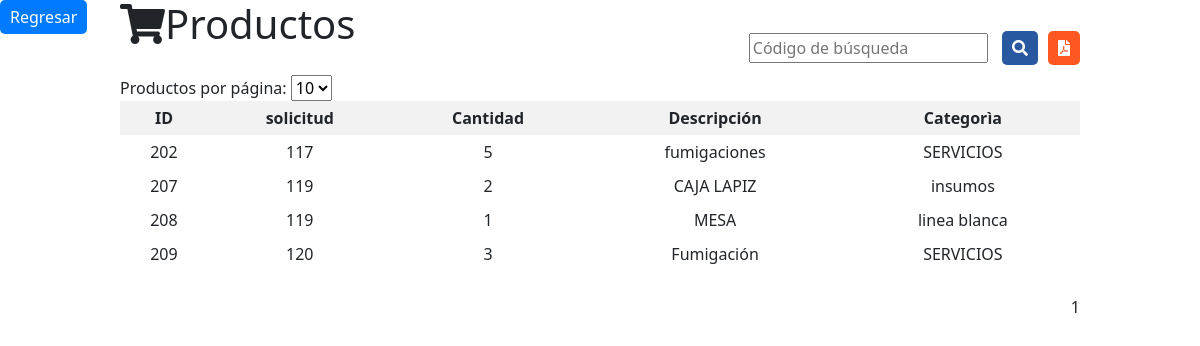
The page /views/productos.php (signed in) on the database as committed earlier.
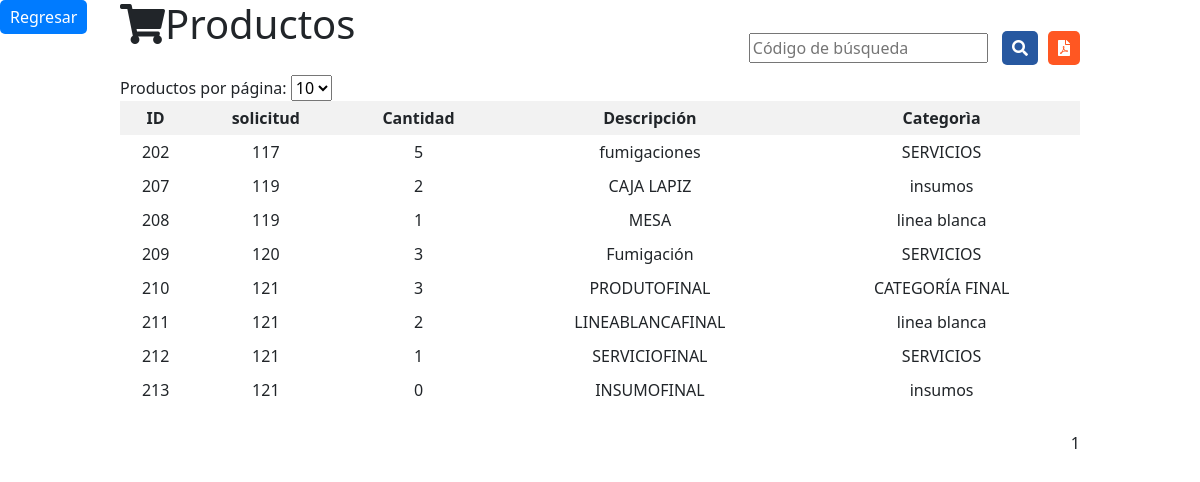
The same page on the database as committed later.
### tables this page shows
CREATE TABLE `tbl_productos` (
  `id` int(11) NOT NULL AUTO_INCREMENT,
  `id_solicitud` int(11) NOT NULL,
  `cantidad` varchar(200) NOT NULL,
  `descripcion` text DEFAULT NULL,
  `categoria` int(11) NOT NULL,
  `creado_por` varchar(30) DEFAULT NULL,
  `fecha_creacion` date NOT NULL,
  `modificado_por` varchar(30) DEFAULT NULL,
  `fecha_modificacion` date NOT NULL,
  PRIMARY KEY (`id`),
  KEY `fk_tbl_solicitudes_id_solicitud_tbl_productos` (`id_solicitud`),
  KEY `fk_tbl_categorias_categoria_tbl_productos` (`categoria`) USING BTREE,
  CONSTRAINT `fk_tbl_solicitudes_tbl_productos` FOREIGN KEY (`id_solicitud`) REFERENCES `tbl_solicitudes` (`id`) ON DELETE CASCADE ON UPDATE CASCADE
);

CREATE TABLE `tbl_categorias` (
  `id` int(11) NOT NULL AUTO_INCREMENT,
  `categoria` varchar(50) NOT NULL,
  `creado` varchar(50) NOT NULL,
  `fecha_creacion` timestamp NOT NULL DEFAULT current_timestamp() ON UPDATE current_timestamp(),
  `fecha_modificacion` timestamp NOT NULL DEFAULT current_timestamp(),
  `modificado` varchar(30) NOT NULL,
  PRIMARY KEY (`id`)
);

### views/productos.php (the view, shortened to what this page needs)
<?php
include("../views/conexion.php");
$resultsPerPage = isset($_GET['resultsPerPage']) ? intval($_GET['resultsPerPage']) : 10;
$paginaActual = isset($_GET['page']) ? intval($_GET['page']) : 1;
$offset = ($paginaActual - 1) * $resultsPerPage;
$sqlProductos = "SELECT p.id, p.id_solicitud, p.cantidad, p.descripcion, c.categoria
                 FROM tbl_productos p
                 INNER JOIN tbl_categorias c ON p.categoria = c.id
                 LIMIT ?, ?";
$stmt = $conn->prepare($sqlProductos);
$stmt->bind_param("ii", $offset, $resultsPerPage);
$stmt->execute();
$resultProductos = $stmt->get_result();
?>
<!DOCTYPE html>
<html>
<head>
    <link rel="stylesheet" href="../css/estilosProducto.css">
    <link href="https://cdn.jsdelivr.net/npm/bootstrap@5.3.0/dist/css/bootstrap.min.css" rel="stylesheet">
    <link rel="stylesheet" href="https://cdnjs.cloudflare.com/ajax/libs/font-awesome/5.15.3/css/all.min.css">
</head>
<body>
    <div class="content">
        <div class="header-container">
           <h1><span class="fas fa-shopping-cart"></span>Productos</h1>
        </div>
        <div class="search-bar" style="margin-top: -25px; margin-bottom: -10px; text-align: right;">
            <form method="GET" action="">
                <input type="text" name="codigo" placeholder="Código de búsqueda">
                <button type="submit" name="buscar"><i class="fas fa-search"></i></button>
            </form>
            <a href="pdf.php" class="pdf-button" target="_blank"><i class="fas fa-file-pdf"></i></a>
        </div>
            <div class="pagination-left">
            <form method="get">
             <label for="resultsPerPage">Productos por página:</label>
               <select name="resultsPerPage" id="resultsPerPage" onchange="this.form.submit()">
                 <option value="10" <?php if ($resultsPerPage == 10) echo "selected"; ?>>10</option>
                </select>
            </form>
        </div>
        <table>
            <tr>
                <th>ID</th>
                <th>solicitud</th>
                <th>Cantidad</th>
                <th>Descripción</th>
                <th>Categorìa</th>
            </tr>
            <?php
            if ($resultProductos) {
            if ($resultProductos->num_rows > 0) {
                while ($rowProducto = $resultProductos->fetch_assoc()) {
                    echo "<tr>";
                    echo "<td>" . $rowProducto["id"] . "</td>";
                    echo "<td>" . $rowProducto["id_solicitud"] . "</td>";
                    echo "<td>" . $rowProducto["cantidad"] . "</td>";
                    echo "<td>" . $rowProducto["descripcion"] . "</td>";
                    echo "<td>" . $rowProducto["categoria"] . "</td>";
                    echo "</tr>";
                }
            } else {
                echo "<tr><td colspan='5'>No se encontraron productos</td></tr>";
            }
        } else {
            echo "Error en la consulta SQL: " . $conn->error;
        }
            ?>
        </table>
        <br>
       <div class="pagination pagination-links">
          <?php
               echo "<span>$paginaActual</span>";
            ?>
        </div>
   </div>
    <button class="styled-button"
    onclick="window.location.href='../admin/administrar.php'"
    style="background-color: #007bff; color: #fff; padding: 5px 10px; border: none; border-radius: 5px; cursor: pointer; float: left;">Regresar</button>
</body>
</html>

Rows that differ between the two databases and show on the page:
added tbl_productos: id "210", id_solicitud "121", cantidad "3", descripcion "PRODUTOFINAL", tbl_categorias.categoria "CATEGORÍA FINAL"
added tbl_productos: id "211", id_solicitud "121", cantidad "2", descripcion "LINEABLANCAFINAL", tbl_categorias.categoria "linea blanca"
added tbl_productos: id "212", id_solicitud "121", cantidad "1", descripcion "SERVICIOFINAL", tbl_categorias.categoria "SERVICIOS"
added tbl_productos: id "213", id_solicitud "121", cantidad "0", descripcion "INSUMOFINAL", tbl_categorias.categoria "insumos"
